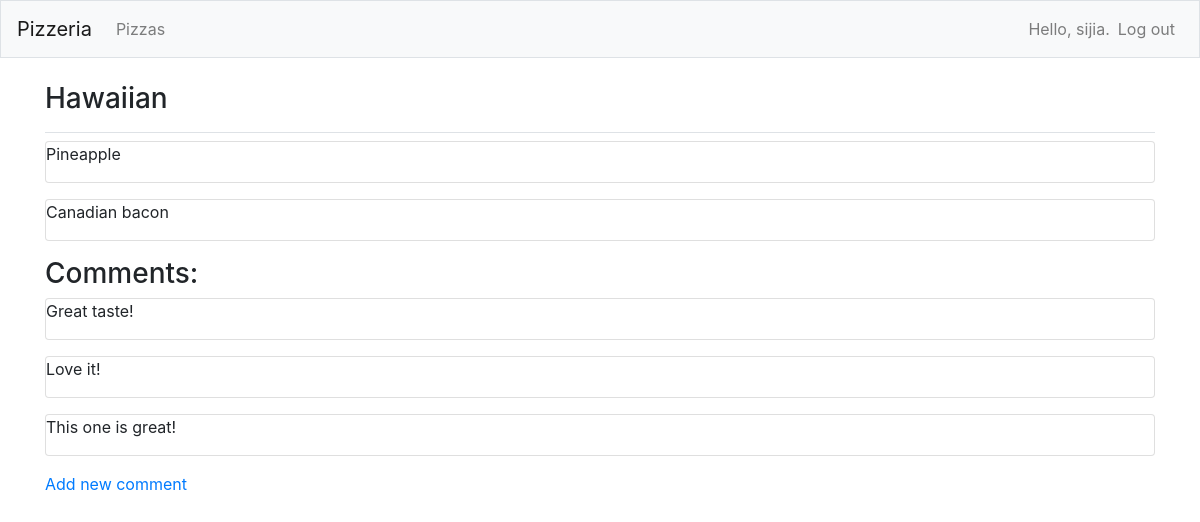
Page /pizzas/1/ (signed in) on the committed database.
### pizzas/models.py (models this page shows, shortened)
class Pizza(models.Model):
    name = models.CharField(max_length=200)
    owner = models.ForeignKey(User, on_delete=models.CASCADE)
    def __str__(self):
        return self.name

class Topping(models.Model):
    pizza = models.ForeignKey(Pizza, on_delete=models.CASCADE)
    name = models.TextField()
    class Mate:
        verbose_name_plural = 'toppings'

class Comment(models.Model):
    pizza = models.ForeignKey(Pizza, on_delete=models.CASCADE)
    text = models.TextField()
    class Mate:
        verbose_name_plural = 'comments'

### pizzas/views.py (the view)
# urls.py: path('pizzas/<int:pizza_id>/', views.pizza, name='pizza'),
@login_required
def pizza(request,pizza_id):
    pizza = Pizza.objects.get(id=pizza_id)
    if pizza.owner != request.user:
        raise Http404
    toppings = pizza.topping_set.all()
    comments = pizza.comment_set.all()
    context = {'pizza':pizza, 'toppings':toppings, 'comments':comments}
    return render(request, 'pizzas/pizza.html', context)

### pizzas/templates/pizzas/pizza.html
{% extends "pizzas/base.html" %}
{% block page_header %}
    <h3>{{ pizza }}</h3>
{% endblock page_header %}
{% block content %}
    {% for topping in toppings %}
    <div class="card mb-3">
        {{ topping.name|linebreaks }}
    </div>
    {% empty %}
    There are no toppings for this pizza yet.
    {% endfor %}
    <h3>Comments:</h3>
    {% for comment in comments %}
    <div class="card mb-3">
        {{ comment.text|linebreaks }}
    </div>
    {% empty %}
    There are no comments for this pizza yet.
    {% endfor %}
    <p>
        <a href="{% url 'pizzas:new_comment' pizza.id %}">Add new comment</a>
    </p>
{% endblock content %}

### pizzas/templates/pizzas/base.html (shortened to what this page needs)
{% load bootstrap4 %}
<!doctype html>
<html lang="en">
<head>
    {% bootstrap_css %}
</head>
<body>
    <nav class="navbar navbar-expand-md navbar-light bg-light mb-4 border">
    <a class="navbar-brand" href="{% url 'pizzas:index'%}">Pizzeria</a>
    <div class="collapse navbar-collapse" id="navbarCollapse">
        <ul class="navbar-nav mr-auto">
            <li class="nav-item">
                <a class="nav-link" href="{% url 'pizzas:pizzas'%}">Pizzas</a>
            </li>
        </ul>
        <ul class="navbar-nav ml-auto">
            {% if user.is_authenticated %}
            <li class="nav-item">
                <span class="navbar-text"}">Hello, {{ user.username }}.</span>
            </li>
            <li class="nav-item">
                <a class="nav-link" href="{% url 'users:logout' %}">Log out</a>
            </li>
            {% endif %}
        </ul>
    </div>
</nav>
<main role="main" class="container">
    <div class="pb-2 mb-2 border-bottom">
        {% block page_header %}{% endblock page_header %}
    </div>
    <div>
        {% block content %}{% endblock content %}
    </div>
</main>
</body>
</html>

### rows in the picture
Pizza: name "Hawaiian"
Topping: name "Pineapple"
Topping: name "Canadian bacon"
Comment: text "Great taste!"
Comment: text "Love it!"
Comment: text "This one is great!"

### other values in the picture
{{ user.username }} "sijia"
